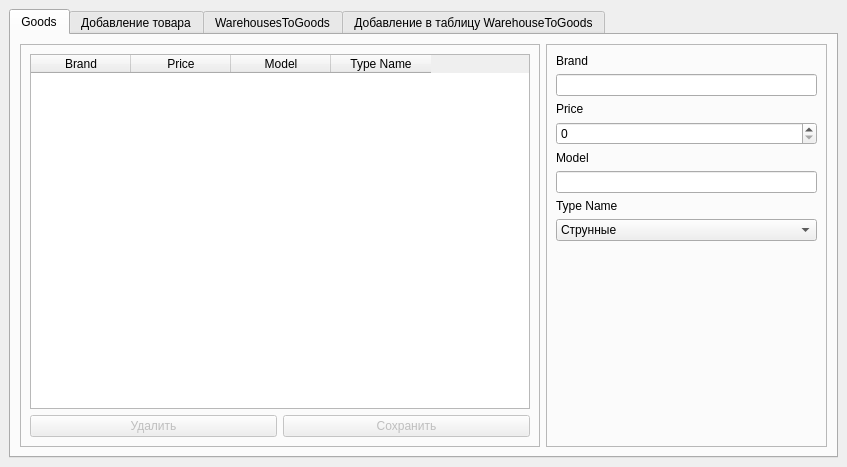
<?xml version="1.0" encoding="UTF-8"?>
<ui version="4.0">
 <class>MainWindow</class>
 <widget class="QMainWindow" name="MainWindow">
  <property name="geometry">
   <rect>
    <x>0</x>
    <y>0</y>
    <width>847</width>
    <height>467</height>
   </rect>
  </property>
  <property name="windowTitle">
   <string>МагизинМузыкальных инструментов</string>
  </property>
  <property name="windowIcon">
   <iconset>
    <normaloff>:/newPrefix/res/icon.ico</normaloff>:/newPrefix/res/icon.ico</iconset>
  </property>
  <widget class="QWidget" name="centralwidget">
   <layout class="QHBoxLayout" name="horizontalLayout">
    <item>
     <widget class="QTabWidget" name="tabWidget">
      <property name="currentIndex">
       <number>0</number>
      </property>
      <widget class="QWidget" name="tab">
       <attribute name="title">
        <string>Goods</string>
       </attribute>
       <layout class="QHBoxLayout" name="horizontalLayout_2">
        <item>
         <widget class="QFrame" name="frame_2">
          <property name="frameShape">
           <enum>QFrame::StyledPanel</enum>
          </property>
          <property name="frameShadow">
           <enum>QFrame::Raised</enum>
          </property>
          <layout class="QGridLayout" name="gridLayout">
           <item row="0" column="1" colspan="2">
            <widget class="QTableWidget" name="browser">
             <property name="minimumSize">
              <size>
               <width>500</width>
               <height>0</height>
              </size>
             </property>
             <property name="editTriggers">
              <set>QAbstractItemView::NoEditTriggers</set>
             </property>
             <property name="selectionMode">
              <enum>QAbstractItemView::SingleSelection</enum>
             </property>
             <property name="selectionBehavior">
              <enum>QAbstractItemView::SelectRows</enum>
             </property>
             <column>
              <property name="text">
               <string>Brand</string>
              </property>
             </column>
             <column>
              <property name="text">
               <string>Price</string>
              </property>
             </column>
             <column>
              <property name="text">
               <string>Model</string>
              </property>
             </column>
             <column>
              <property name="text">
               <string>Type Name</string>
              </property>
             </column>
            </widget>
           </item>
           <item row="1" column="1">
            <widget class="QPushButton" name="btn_remove">
             <property name="enabled">
              <bool>false</bool>
             </property>
             <property name="text">
              <string>Удалить</string>
             </property>
            </widget>
           </item>
           <item row="1" column="2">
            <widget class="QPushButton" name="btn_save">
             <property name="enabled">
              <bool>false</bool>
             </property>
             <property name="text">
              <string>Сохранить</string>
             </property>
            </widget>
           </item>
          </layout>
         </widget>
        </item>
        <item>
         <widget class="QFrame" name="frame">
          <property name="frameShape">
           <enum>QFrame::StyledPanel</enum>
          </property>
          <property name="frameShadow">
           <enum>QFrame::Raised</enum>
          </property>
          <layout class="QVBoxLayout" name="verticalLayout">
           <item>
            <widget class="QLabel" name="label_2">
             <property name="text">
              <string>Brand</string>
             </property>
            </widget>
           </item>
           <item>
            <widget class="QLineEdit" name="input_brand"/>
           </item>
           <item>
            <widget class="QLabel" name="label">
             <property name="text">
              <string>Price</string>
             </property>
            </widget>
           </item>
           <item>
            <widget class="QSpinBox" name="input_price">
             <property name="maximum">
              <number>999999999</number>
             </property>
            </widget>
           </item>
           <item>
            <widget class="QLabel" name="label_3">
             <property name="text">
              <string>Model</string>
             </property>
            </widget>
           </item>
           <item>
            <widget class="QLineEdit" name="input_model"/>
           </item>
           <item>
            <widget class="QLabel" name="label_4">
             <property name="text">
              <string>Type Name</string>
             </property>
            </widget>
           </item>
           <item>
            <widget class="QComboBox" name="input_typename">
             <item>
              <property name="text">
               <string>Струнные</string>
              </property>
             </item>
             <item>
              <property name="text">
               <string>Духовые</string>
              </property>
             </item>
             <item>
              <property name="text">
               <string>Ударные</string>
              </property>
             </item>
             <item>
              <property name="text">
               <string>Медиаторы</string>
              </property>
             </item>
             <item>
              <property name="text">
               <string>Комбоусилители</string>
              </property>
             </item>
             <item>
              <property name="text">
               <string>Клавишные</string>
              </property>
             </item>
            </widget>
           </item>
           <item>
            <spacer name="verticalSpacer">
             <property name="orientation">
              <enum>Qt::Vertical</enum>
             </property>
             <property name="sizeHint" stdset="0">
              <size>
               <width>20</width>
               <height>40</height>
              </size>
             </property>
            </spacer>
           </item>
          </layout>
         </widget>
        </item>
       </layout>
      </widget>
      <widget class="QWidget" name="tab_3">
       <attribute name="title">
        <string>Добавление товара</string>
       </attribute>
       <layout class="QGridLayout" name="gridLayout_2">
        <item row="0" column="0">
         <widget class="QLabel" name="label_5">
          <property name="text">
           <string>Brand</string>
          </property>
         </widget>
        </item>
        <item row="2" column="0">
         <widget class="QLabel" name="label_8">
          <property name="text">
           <string>Price</string>
          </property>
         </widget>
        </item>
        <item row="3" column="0">
         <widget class="QSpinBox" name="input_price_2">
          <property name="maximum">
           <number>999999999</number>
          </property>
         </widget>
        </item>
        <item row="6" column="0">
         <widget class="QLabel" name="label_7">
          <property name="text">
           <string>Type Name</string>
          </property>
         </widget>
        </item>
        <item row="7" column="0">
         <widget class="QComboBox" name="input_typename_2">
          <item>
           <property name="text">
            <string>Струнные</string>
           </property>
          </item>
          <item>
           <property name="text">
            <string>Духовые</string>
           </property>
          </item>
          <item>
           <property name="text">
            <string>Ударные</string>
           </property>
          </item>
          <item>
           <property name="text">
            <string>Медиаторы</string>
           </property>
          </item>
          <item>
           <property name="text">
            <string>Комбоусилители</string>
           </property>
          </item>
          <item>
           <property name="text">
            <string>Клавишные</string>
           </property>
          </item>
         </widget>
        </item>
        <item row="9" column="0">
         <spacer name="verticalSpacer_2">
          <property name="orientation">
           <enum>Qt::Vertical</enum>
          </property>
          <property name="sizeHint" stdset="0">
           <size>
            <width>20</width>
            <height>40</height>
           </size>
          </property>
         </spacer>
        </item>
        <item row="1" column="0">
         <widget class="QLineEdit" name="input_brand_2"/>
        </item>
        <item row="4" column="0">
         <widget class="QLabel" name="label_6">
          <property name="text">
           <string>Model</string>
          </property>
         </widget>
        </item>
        <item row="5" column="0">
         <widget class="QLineEdit" name="input_model_2"/>
        </item>
        <item row="8" column="0">
         <widget class="QPushButton" name="btn_create">
          <property name="text">
           <string>Создать</string>
          </property>
         </widget>
        </item>
       </layout>
      </widget>
      <widget class="QWidget" name="tab_2">
       <attribute name="title">
        <string>WarehousesToGoods</string>
       </attribute>
       <layout class="QGridLayout" name="gridLayout_3">
        <item row="0" column="0">
         <widget class="QFrame" name="frame_4">
          <property name="frameShape">
           <enum>QFrame::StyledPanel</enum>
          </property>
          <property name="frameShadow">
           <enum>QFrame::Raised</enum>
          </property>
          <layout class="QGridLayout" name="gridLayout_4">
           <item row="0" column="0" colspan="2">
            <widget class="QTableWidget" name="browser_2">
             <property name="minimumSize">
              <size>
               <width>500</width>
               <height>0</height>
              </size>
             </property>
             <property name="editTriggers">
              <set>QAbstractItemView::NoEditTriggers</set>
             </property>
             <property name="selectionMode">
              <enum>QAbstractItemView::SingleSelection</enum>
             </property>
             <property name="selectionBehavior">
              <enum>QAbstractItemView::SelectRows</enum>
             </property>
             <column>
              <property name="text">
               <string>Warehouse</string>
              </property>
             </column>
             <column>
              <property name="text">
               <string>Product</string>
              </property>
             </column>
             <column>
              <property name="text">
               <string>Number</string>
              </property>
             </column>
            </widget>
           </item>
           <item row="1" column="0">
            <widget class="QPushButton" name="btn_remove_2">
             <property name="enabled">
              <bool>false</bool>
             </property>
             <property name="text">
              <string>Удалить</string>
             </property>
            </widget>
           </item>
           <item row="1" column="1">
            <widget class="QPushButton" name="btn_save_2">
             <property name="enabled">
              <bool>false</bool>
             </property>
             <property name="text">
              <string>Сохранить</string>
             </property>
            </widget>
           </item>
          </layout>
         </widget>
        </item>
        <item row="0" column="1">
         <widget class="QFrame" name="frame_3">
          <property name="frameShape">
           <enum>QFrame::StyledPanel</enum>
          </property>
          <property name="frameShadow">
           <enum>QFrame::Raised</enum>
          </property>
          <layout class="QVBoxLayout" name="verticalLayout_2">
           <item>
            <widget class="QLabel" name="label_9">
             <property name="text">
              <string>Warehouse</string>
             </property>
            </widget>
           </item>
           <item>
            <widget class="QComboBox" name="input_warehouse"/>
           </item>
           <item>
            <widget class="QLabel" name="label_11">
             <property name="text">
              <string>Product</string>
             </property>
            </widget>
           </item>
           <item>
            <widget class="QComboBox" name="input_product"/>
           </item>
           <item>
            <widget class="QLabel" name="label_14">
             <property name="text">
              <string>Number</string>
             </property>
            </widget>
           </item>
           <item>
            <widget class="QSpinBox" name="input_number">
             <property name="minimum">
              <number>1</number>
             </property>
             <property name="maximum">
              <number>999999999</number>
             </property>
            </widget>
           </item>
           <item>
            <spacer name="verticalSpacer_3">
             <property name="orientation">
              <enum>Qt::Vertical</enum>
             </property>
             <property name="sizeHint" stdset="0">
              <size>
               <width>20</width>
               <height>40</height>
              </size>
             </property>
            </spacer>
           </item>
          </layout>
         </widget>
        </item>
       </layout>
      </widget>
      <widget class="QWidget" name="tab_4">
       <attribute name="title">
        <string>Добавление в таблицу WarehouseToGoods</string>
       </attribute>
       <layout class="QGridLayout" name="gridLayout_6">
        <item row="0" column="0">
         <widget class="QFrame" name="frame_5">
          <property name="frameShape">
           <enum>QFrame::StyledPanel</enum>
          </property>
          <property name="frameShadow">
           <enum>QFrame::Raised</enum>
          </property>
          <layout class="QGridLayout" name="gridLayout_5">
           <item row="5" column="0">
            <widget class="QSpinBox" name="input_number_2">
             <property name="minimum">
              <number>1</number>
             </property>
            </widget>
           </item>
           <item row="6" column="0">
            <widget class="QPushButton" name="btn_create_2">
             <property name="text">
              <string>Cоздать</string>
             </property>
            </widget>
           </item>
           <item row="1" column="0">
            <widget class="QComboBox" name="input_warehouse_2"/>
           </item>
           <item row="3" column="0">
            <widget class="QComboBox" name="input_product_2"/>
           </item>
           <item row="0" column="0">
            <widget class="QLabel" name="label_15">
             <property name="text">
              <string>Warehouse</string>
             </property>
            </widget>
           </item>
           <item row="4" column="0">
            <widget class="QLabel" name="label_20">
             <property name="text">
              <string>Number</string>
             </property>
            </widget>
           </item>
           <item row="7" column="0">
            <spacer name="verticalSpacer_4">
             <property name="orientation">
              <enum>Qt::Vertical</enum>
             </property>
             <property name="sizeHint" stdset="0">
              <size>
               <width>20</width>
               <height>40</height>
              </size>
             </property>
            </spacer>
           </item>
           <item row="2" column="0">
            <widget class="QLabel" name="label_16">
             <property name="text">
              <string>Product</string>
             </property>
            </widget>
           </item>
          </layout>
         </widget>
        </item>
       </layout>
      </widget>
     </widget>
    </item>
   </layout>
  </widget>
 </widget>
 <resources/>
 <connections/>
</ui>
